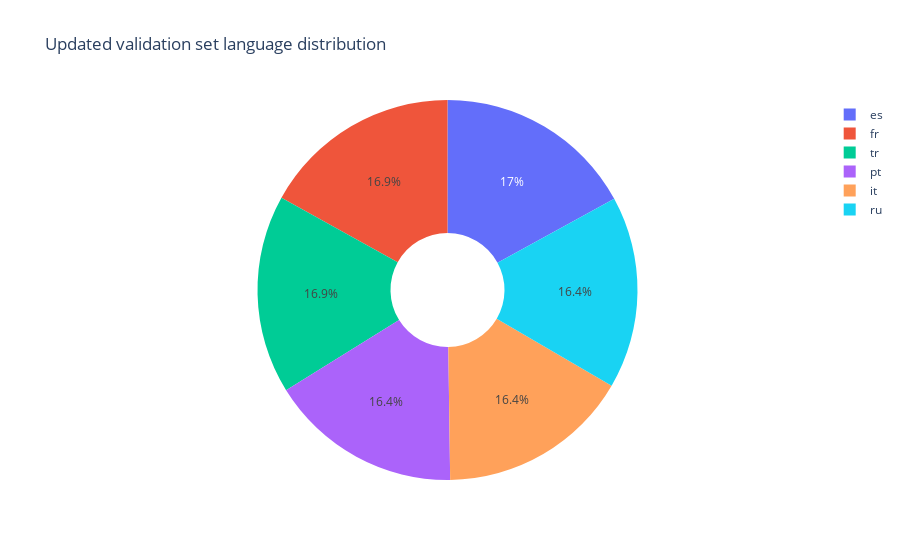

Source (notebook cell):
### Markdown cell above
Let's check the language distribution in validation set

### Code cell
labels = valid.lang.unique()
values = valid.lang.value_counts()
# Use `hole` to create a donut-like pie chart
fig = go.Figure(data=[go.Pie(labels=labels, values=values, hole=.3)])
fig.update_layout(title="Updated validation set language distribution")
fig.show()

### Figure 1 — Plotly figure (JSON) as saved in the notebook; plotly's stock layout.template omitted (floating-point values rounded to 4 significant figures)
{"data": [{"hole": 0.3, "labels": ["es", "fr", "tr", "pt", "it", "ru"], "type": "pie", "values": [77472, 76968, 76964, 74482, 74452, 74450]}], "layout": {"title": {"text": "Updated validation set language distribution"}}}
